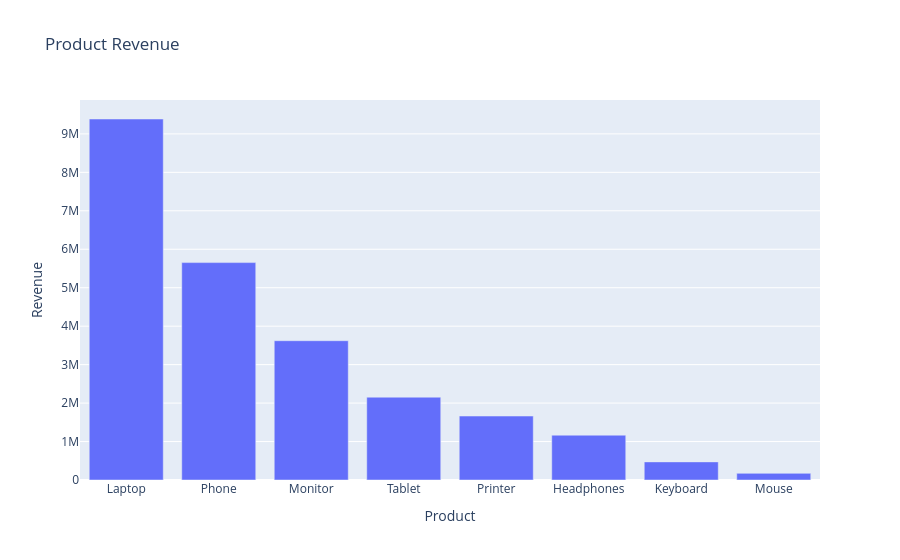

Here is the notebook cell this chart was saved with:
### Code cell
#Display the revenue on the bars
#Create an interactive plotly bar chart with hover information showing Product name and Revenue

fig = px.bar(product_revenue, x=product_revenue.index, y=product_revenue.values, labels={'x': 'Product', 'y': 'Revenue'}, title='Product Revenue')
fig.show()

### Figure 1 — Plotly figure (JSON) as saved in the notebook; plotly's stock layout.template omitted (floating-point values rounded to 4 significant figures)
{"data": [{"hovertemplate": "Product=%{x}<br>Revenue=%{y}<extra></extra>", "legendgroup": "", "marker": {"color": "#636efa", "pattern": {"shape": ""}}, "name": "", "orientation": "v", "showlegend": false, "textposition": "auto", "type": "bar", "x": ["Laptop", "Phone", "Monitor", "Tablet", "Printer", "Headphones", "Keyboard", "Mouse"], "xaxis": "x", "y": [9387000.0, 5653000.0, 3622000.0, 2154000.0, 1663000.0, 1165000.0, 470800.0, 172900.0], "yaxis": "y"}], "layout": {"barmode": "relative", "legend": {"tracegroupgap": 0}, "title": {"text": "Product Revenue"}, "xaxis": {"anchor": "y", "domain": [0, 1], "title": {"text": "Product"}}, "yaxis": {"anchor": "x", "domain": [0, 1], "title": {"text": "Revenue"}}}}
